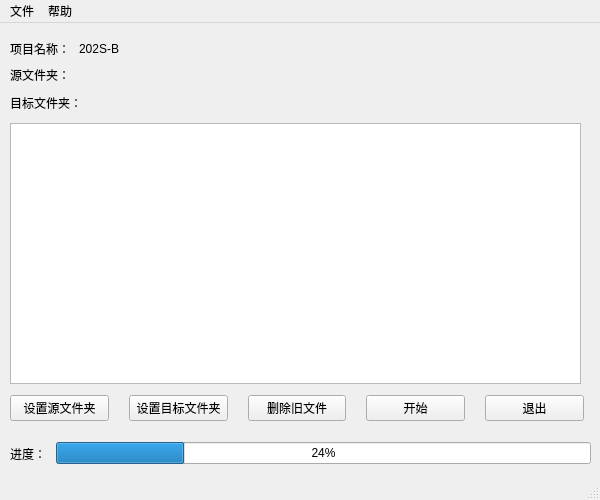
<?xml version="1.0" encoding="UTF-8"?>
<ui version="4.0">
 <class>MainWindow</class>
 <widget class="QMainWindow" name="MainWindow">
  <property name="windowModality">
   <enum>Qt::NonModal</enum>
  </property>
  <property name="geometry">
   <rect>
    <x>0</x>
    <y>0</y>
    <width>600</width>
    <height>500</height>
   </rect>
  </property>
  <property name="windowTitle">
   <string>最新文件获取小工具</string>
  </property>
  <property name="windowIcon">
   <iconset theme="picture\download.png">
    <normaloff>.</normaloff>.</iconset>
  </property>
  <widget class="QWidget" name="centralwidget">
   <widget class="QWidget" name="horizontalLayoutWidget">
    <property name="geometry">
     <rect>
      <x>10</x>
      <y>350</y>
      <width>574</width>
      <height>71</height>
     </rect>
    </property>
    <layout class="QHBoxLayout" name="horizontalLayout">
     <property name="spacing">
      <number>20</number>
     </property>
     <item>
      <widget class="QPushButton" name="set_src_button">
       <property name="text">
        <string>设置源文件夹</string>
       </property>
      </widget>
     </item>
     <item>
      <widget class="QPushButton" name="set_des_button">
       <property name="text">
        <string>设置目标文件夹</string>
       </property>
      </widget>
     </item>
     <item>
      <widget class="QPushButton" name="del_old_button">
       <property name="text">
        <string>删除旧文件</string>
       </property>
      </widget>
     </item>
     <item>
      <widget class="QPushButton" name="start_button">
       <property name="text">
        <string>开始</string>
       </property>
      </widget>
     </item>
     <item>
      <widget class="QPushButton" name="quit_button">
       <property name="text">
        <string>退出</string>
       </property>
      </widget>
     </item>
    </layout>
   </widget>
   <widget class="QWidget" name="horizontalLayoutWidget_2">
    <property name="geometry">
     <rect>
      <x>10</x>
      <y>410</y>
      <width>581</width>
      <height>41</height>
     </rect>
    </property>
    <layout class="QHBoxLayout" name="horizontalLayout_2">
     <property name="spacing">
      <number>10</number>
     </property>
     <item>
      <widget class="QLabel" name="label">
       <property name="text">
        <string>进度：</string>
       </property>
      </widget>
     </item>
     <item>
      <widget class="QProgressBar" name="progressBar">
       <property name="value">
        <number>24</number>
       </property>
      </widget>
     </item>
    </layout>
   </widget>
   <widget class="QTextBrowser" name="textBrowser">
    <property name="geometry">
     <rect>
      <x>10</x>
      <y>100</y>
      <width>571</width>
      <height>261</height>
     </rect>
    </property>
   </widget>
   <widget class="QWidget" name="horizontalLayoutWidget_4">
    <property name="geometry">
     <rect>
      <x>10</x>
      <y>10</y>
      <width>132</width>
      <height>31</height>
     </rect>
    </property>
    <layout class="QHBoxLayout" name="horizontalLayout_4">
     <item>
      <widget class="QLabel" name="label_2">
       <property name="text">
        <string>项目名称：</string>
       </property>
      </widget>
     </item>
     <item>
      <widget class="QLabel" name="project_name_label">
       <property name="text">
        <string>202S-B</string>
       </property>
      </widget>
     </item>
    </layout>
   </widget>
   <widget class="QWidget" name="verticalLayoutWidget">
    <property name="geometry">
     <rect>
      <x>10</x>
      <y>40</y>
      <width>571</width>
      <height>51</height>
     </rect>
    </property>
    <layout class="QVBoxLayout" name="verticalLayout">
     <item>
      <widget class="QLabel" name="src_floder_label">
       <property name="text">
        <string>源文件夹：</string>
       </property>
      </widget>
     </item>
     <item>
      <widget class="QLabel" name="dst_floder_label">
       <property name="text">
        <string>目标文件夹：</string>
       </property>
      </widget>
     </item>
    </layout>
   </widget>
  </widget>
  <widget class="QStatusBar" name="statusbar"/>
  <widget class="QMenuBar" name="menuBar">
   <property name="geometry">
    <rect>
     <x>0</x>
     <y>0</y>
     <width>600</width>
     <height>23</height>
    </rect>
   </property>
   <widget class="QMenu" name="menu">
    <property name="title">
     <string>文件</string>
    </property>
    <addaction name="file_open"/>
    <addaction name="file_close"/>
    <addaction name="separator"/>
    <addaction name="file_set"/>
    <addaction name="file_quit"/>
   </widget>
   <widget class="QMenu" name="menu_2">
    <property name="title">
     <string>帮助</string>
    </property>
    <addaction name="help_help"/>
    <addaction name="help_abut"/>
   </widget>
   <addaction name="menu"/>
   <addaction name="menu_2"/>
  </widget>
  <action name="file_open">
   <property name="text">
    <string>打开配置</string>
   </property>
  </action>
  <action name="file_close">
   <property name="text">
    <string>保存配置</string>
   </property>
  </action>
  <action name="file_set">
   <property name="text">
    <string>设置</string>
   </property>
  </action>
  <action name="file_quit">
   <property name="checkable">
    <bool>false</bool>
   </property>
   <property name="checked">
    <bool>false</bool>
   </property>
   <property name="text">
    <string>退出</string>
   </property>
  </action>
  <action name="help_help">
   <property name="text">
    <string>使用说明</string>
   </property>
  </action>
  <action name="help_abut">
   <property name="text">
    <string>关于</string>
   </property>
  </action>
 </widget>
 <resources/>
 <connections>
  <connection>
   <sender>quit_button</sender>
   <signal>clicked()</signal>
   <receiver>MainWindow</receiver>
   <slot>close()</slot>
   <hints>
    <hint type="sourcelabel">
     <x>582</x>
     <y>415</y>
    </hint>
    <hint type="destinationlabel">
     <x>483</x>
     <y>380</y>
    </hint>
   </hints>
  </connection>
 </connections>
</ui>
